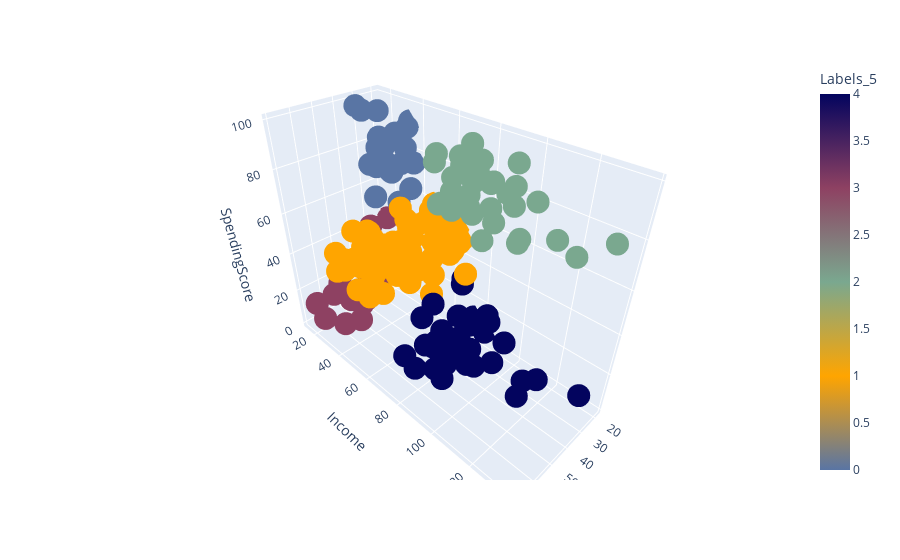

Notebook code cell kept with this figure:
### Code cell
fig = px.scatter_3d(X, x='Age', y='Income', z='SpendingScore', color=X['Labels_5'], color_continuous_scale=['#5975A4', 'orange', '#7AA88F', '#8E4162', '#03045E'])
fig.show()

### Figure 1 — Plotly figure (JSON) as saved in the notebook; plotly's stock layout.template omitted (floating-point values rounded to 4 significant figures; data arrays with more than 128 entries replaced by an {"elided": "..."} marker saying what was removed)
{"data": [{"hovertemplate": "Age=%{x}<br>Income=%{y}<br>SpendingScore=%{z}<br>Labels_5=%{marker.color}<extra></extra>", "legendgroup": "", "marker": {"color": {"elided": "200 int values"}, "coloraxis": "coloraxis", "symbol": "circle"}, "mode": "markers", "name": "", "scene": "scene", "showlegend": false, "type": "scatter3d", "x": {"elided": "200 int values"}, "y": {"elided": "200 int values"}, "z": {"elided": "200 int values"}}], "layout": {"coloraxis": {"colorbar": {"title": {"text": "Labels_5"}}, "colorscale": [[0, "#5975A4"], [0.25, "orange"], [0.5, "#7AA88F"], [0.75, "#8E4162"], [1, "#03045E"]]}, "legend": {"tracegroupgap": 0}, "margin": {"t": 60}, "scene": {"domain": {"x": [0, 1], "y": [0, 1]}, "xaxis": {"title": {"text": "Age"}}, "yaxis": {"title": {"text": "Income"}}, "zaxis": {"title": {"text": "SpendingScore"}}}}}
